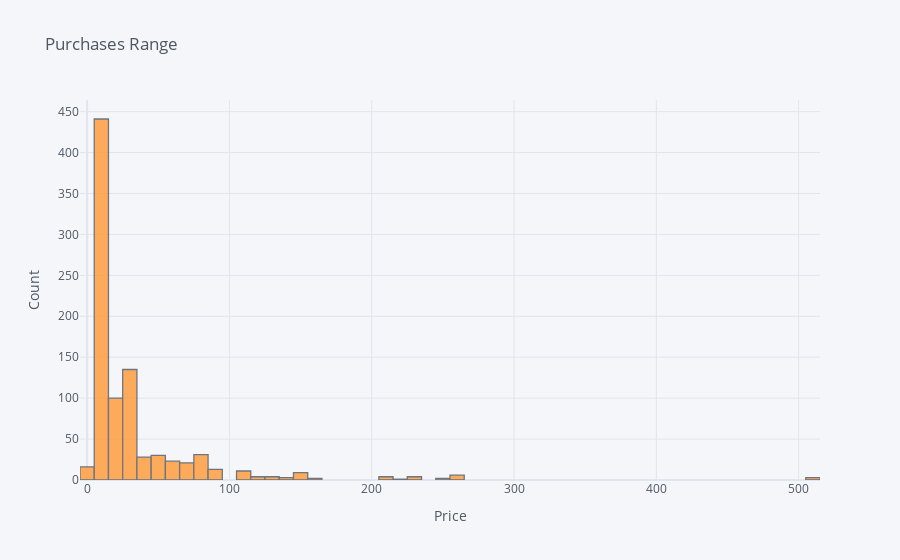

The cell this chart's notebook holds for it:
### Markdown cell above
I don't like this plot cause it is hard to read

### Code cell
train["Fare"].iplot(kind="hist",title='Purchases Range',xTitle='Price',yTitle='Count',)

### Figure 1 — Plotly figure (JSON) as saved in the notebook; plotly's stock layout.template omitted (floating-point values rounded to 4 significant figures; data arrays with more than 128 entries replaced by an {"elided": "..."} marker saying what was removed)
{"data": [{"histfunc": "count", "histnorm": "", "marker": {"color": "rgba(255, 153, 51, 1.0)", "line": {"color": "#4D5663", "width": 1.3}}, "name": "Fare", "opacity": 0.8, "orientation": "v", "type": "histogram", "x": {"elided": "891 float values"}}], "layout": {"barmode": "overlay", "legend": {"bgcolor": "#F5F6F9", "font": {"color": "#4D5663"}}, "paper_bgcolor": "#F5F6F9", "plot_bgcolor": "#F5F6F9", "title": {"font": {"color": "#4D5663"}, "text": "Purchases Range"}, "xaxis": {"gridcolor": "#E1E5ED", "showgrid": true, "tickfont": {"color": "#4D5663"}, "title": {"font": {"color": "#4D5663"}, "text": "Price"}, "zerolinecolor": "#E1E5ED"}, "yaxis": {"gridcolor": "#E1E5ED", "showgrid": true, "tickfont": {"color": "#4D5663"}, "title": {"font": {"color": "#4D5663"}, "text": "Count"}, "zerolinecolor": "#E1E5ED"}}}
